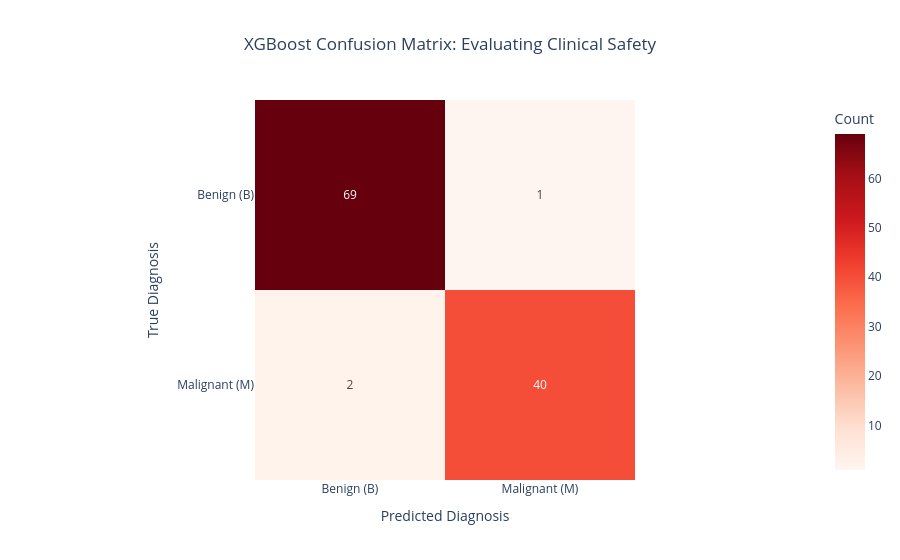

Here is the notebook cell this chart was saved with:
### Code cell
# 1. Generate predictions on your test set
y_pred = xgb_model.predict(X_test)

# 2. Calculate the Recall Score
# In our LabelEncoder, Malignant (M) is 1, so it is the "positive" class we want to recall
recall = recall_score(y_test, y_pred)
print(f"Recall Score (Sensitivity): {recall:.4f}")
print(f"This means the model successfully identified {recall*100:.1f}% of all actual Malignant cases.")

# 3. Generate the Confusion Matrix
cm = confusion_matrix(y_test, y_pred)

# 4. Visualize with Plotly
fig_cm = px.imshow(
    cm,
    text_auto=True, # Automatically adds the numbers inside the boxes
    color_continuous_scale='Reds', # Red highlights the "danger" areas well
    labels=dict(x="Predicted Diagnosis", y="True Diagnosis", color="Count"),
    x=['Benign (B)', 'Malignant (M)'],
    y=['Benign (B)', 'Malignant (M)'],
    title="XGBoost Confusion Matrix: Evaluating Clinical Safety"
)

# Tweak layout for better readability
fig_cm.update_layout(title_x=0.5)
fig_cm.show()

### Figure 1 — Plotly figure (JSON) as saved in the notebook; plotly's stock layout.template omitted (floating-point values rounded to 4 significant figures)
{"data": [{"coloraxis": "coloraxis", "hovertemplate": "Predicted Diagnosis: %{x}<br>True Diagnosis: %{y}<br>Count: %{z}<extra></extra>", "name": "0", "texttemplate": "%{z}", "type": "heatmap", "x": ["Benign (B)", "Malignant (M)"], "xaxis": "x", "y": ["Benign (B)", "Malignant (M)"], "yaxis": "y", "z": [[69, 1], [2, 40]]}], "layout": {"coloraxis": {"colorbar": {"title": {"text": "Count"}}, "colorscale": [[0, "rgb(255,245,240)"], [0.125, "rgb(254,224,210)"], [0.25, "rgb(252,187,161)"], [0.375, "rgb(252,146,114)"], [0.5, "rgb(251,106,74)"], [0.625, "rgb(239,59,44)"], [0.75, "rgb(203,24,29)"], [0.875, "rgb(165,15,21)"], [1, "rgb(103,0,13)"]]}, "title": {"text": "XGBoost Confusion Matrix: Evaluating Clinical Safety", "x": 0.5}, "xaxis": {"anchor": "y", "constrain": "domain", "domain": [0, 1], "scaleanchor": "y", "title": {"text": "Predicted Diagnosis"}}, "yaxis": {"anchor": "x", "autorange": "reversed", "constrain": "domain", "domain": [0, 1], "title": {"text": "True Diagnosis"}}}}
